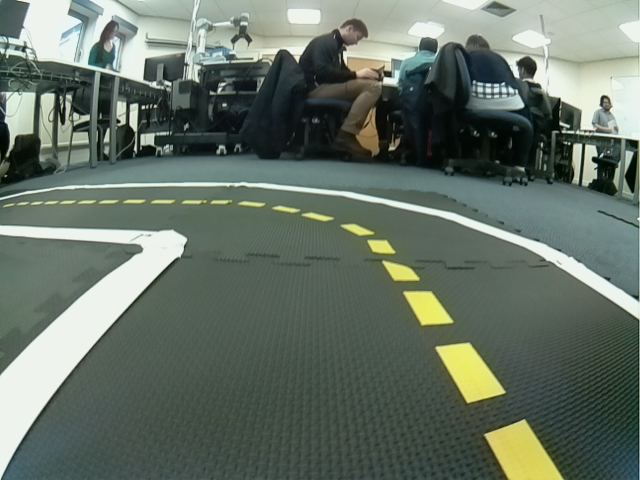
#> input picture duckiebot_lab/image.png, 640 x 480 px, given in place of the camera
$ python task3.py
#> lines starting #> are read from the running program, lines starting #| are printed output that depends on the picture; after the words box and inside, x2 and y2 are one past the last pixel; in counts of white or black regions, pixels touching at a corner belong together
import cv2
import numpy as np

#defining the color range
y_min = np.array([22,60,200],np.uint8)
y_max = np.array([60,255,255],np.uint8)

lower_red=np.array([160,150,0])
upper_red=np.array([200,255,255])

#  variables reresenting area  and position limitation of the colors
#Yellow
contour_w=50
contour_h=50
image_middle = 200
yellow_detected =False


#Red
lower_red=np.array([160,150,0])
upper_red=np.array([200,255,255])
red_area = 600


#Identifying the camera and opening it
cap=cv2.VideoCapture(0)
# provides the resolution of the video
height =cap.get(4)
width = cap.get(3)


while(True):
    # Capture frame-by-frame
    ret, frame = cap.read()
#> frame is the input picture: shape (480, 640, 3); mean B, G, R 102.7, 114.1, 101.9
    hsv_image = cv2.cvtColor(frame, cv2.COLOR_BGR2HSV)
#> hsv_image: shape (480, 640, 3); mean H, S, V 66.7, 48.1, 114.6

    #detect Red Color
    mask=cv2.inRange(hsv_image,lower_red,upper_red)
#> mask: shape (480, 640); every value is 0
    res=cv2.bitwise_and(frame,frame,mask=mask)
#> res: shape (480, 640, 3); every value is 0
    contours, hierarchy = cv2.findContours(mask, cv2.RETR_EXTERNAL, cv2.CHAIN_APPROX_SIMPLE)[-2:]
#> contours = []

    for plc,contour in enumerate(contours):
        area=cv2.contourArea(contour)
        if area>red_area:
            print('Red color is present in the image')
        else:
            None
#> this loop made 0 passes

    #detect yellow color
    yellow = cv2.inRange(hsv_image, y_min, y_max)
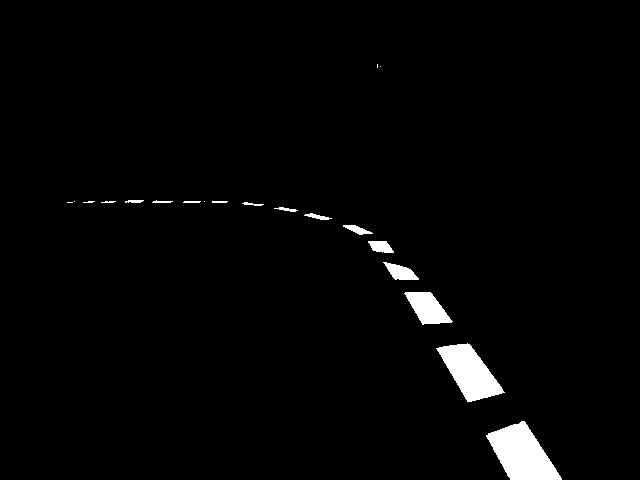
#> yellow: shape (480, 640); 2.2% white; 20 white regions (6 under 20 px)
    clrfilter = cv2.bitwise_and(hsv_image,hsv_image,mask=yellow)# masks yellow out
#> clrfilter: shape (480, 640, 3); mean H, S, V 0.7, 2.9, 5
    cnts = cv2.findContours(yellow, cv2.RETR_EXTERNAL, cv2.CHAIN_APPROX_SIMPLE)
#> cnts = 20 contours, 10 with area under 20; largest, box (x1, y1, x2, y2) and area: (486, 421, 562, 480) 2527, (436, 343, 505, 402) 2016, (404, 292, 453, 325) 883, (383, 262, 419, 280) 320, (368, 241, 394, 253) 194
    cnts = cnts[0] if len(cnts) == 2 else cnts[1]
    for c in cnts:
        x,y,w,h = cv2.boundingRect(c)
        if( (w>contour_w or h>contour_h)and x>width/2 and y>height/2):
            yellow_detected =True;

        cv2.rectangle(frame, (x, y), (x + w, y + h), (36,255,12), 2)
#> this loop made 20 passes
#> (x, y, w, h, yellow_detected) on passes 1 to 2: (486, 421, 76, 59, True), (436, 343, 69, 59, True)
#> (x, y, w, h) on passes 3 to 8: (404, 292, 49, 33), (383, 262, 36, 18), (368, 241, 26, 12), (343, 225, 30, 10), (304, 213, 28, 7), (274, 207, 24, 5)
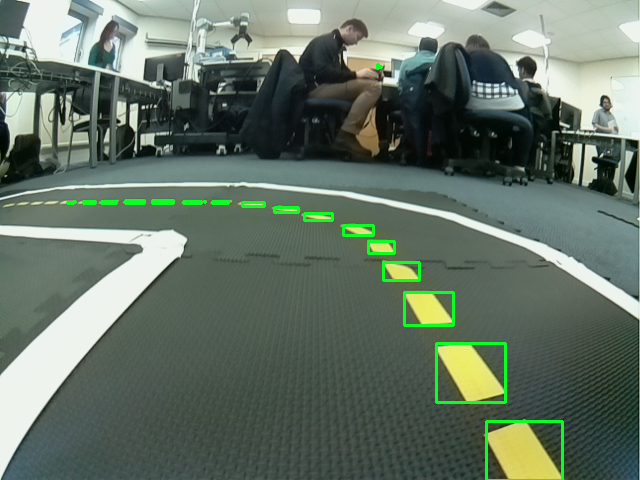
#> frame: shape (480, 640, 3); 1.27% of pixels changed, all inside (x1, y1, x2, y2) = (66, 63, 564, 480)
    cv2.imshow('yellow',res)# Shows the frame


    if yellow_detected:
        print('Yellow is present')
        yellow_detected=False
    else:
        None
    if cv2.waitKey(1) & 0xFF == ord('q'):
#> (key q is pressed here)
        break
